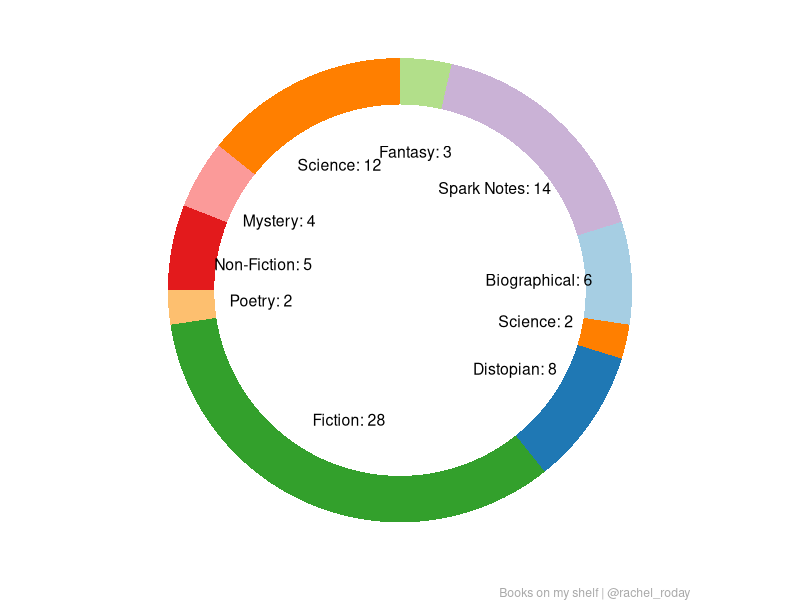
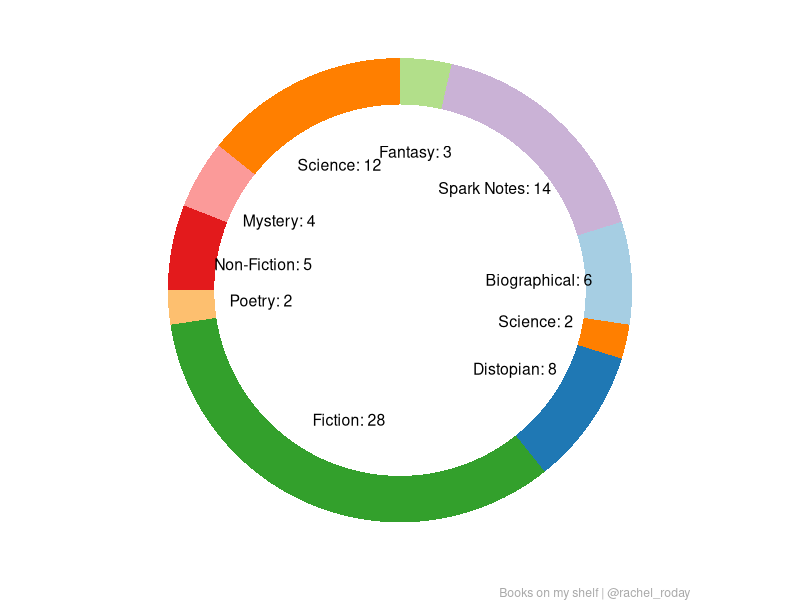

Write R code to recreate these figures, in order.
## ---------------------------
##
## Script name: Day1
##
## Author: Rachel Roday
##
## Date Created: 2021-04-01
##
## Copyright (c) Rachel Roday, 2021
## Email: rroday@udel.edu
##
## ---------------------------
##
## Notes: Time to Code: 30 mintues
##
## ---------------------------

# Set wd
setwd("C:/Users/RER/Desktop/DataMonth21")

library(ggplot2)

Books <- c("Fantasy","Spark Notes","Biographical","Science","Distopian","Fiction","Poetry","Non-Fiction","Mystery","Science")
Count <- c(3,14,6,2,8,28,2,5,4,12)
data<-as.data.frame(cbind(Books,Count))
data$Count <- as.numeric(data$Count)


# Compute percentages
data$fraction = data$Count / sum(data$Count)

# Compute the cumulative percentages (top of each rectangle)
data$ymax = cumsum(data$fraction)

# Compute the bottom of each rectangle
data$ymin = c(0, head(data$ymax, n=-1))

# Compute label position
data$labelPosition <- (data$ymax + data$ymin) / 2

# Compute a good label
data$label <- paste0(data$Books, ": ", data$Count)

# Make the plot
ggplot(data, aes(ymax=ymax, ymin=ymin, xmax=4, xmin=3, fill=Books)) +
  geom_rect() +
  geom_text( x=2, aes(y=labelPosition, label=label, color=Books), size=4,colour = "Black") +
  scale_fill_brewer(palette ="Paired")+
  coord_polar(theta="y") +
  xlim(c(-1, 4)) +
  theme_void() +
  theme(legend.position = "none")+
  labs(caption = "Books on my shelf | @rachel_roday")+
  theme(plot.caption = element_text(color = "darkgrey"))
ggsave("Day1.jpeg")


